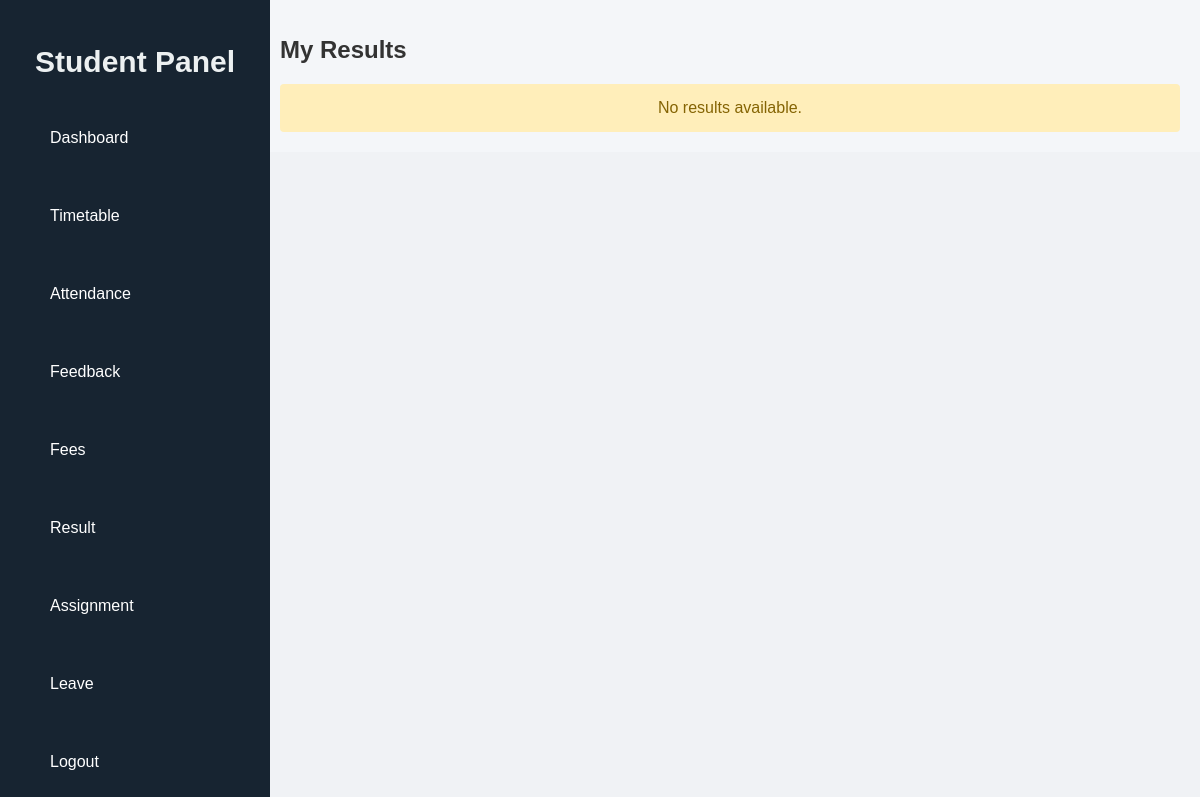
Before: /student/result/ (signed in) with the older database file.
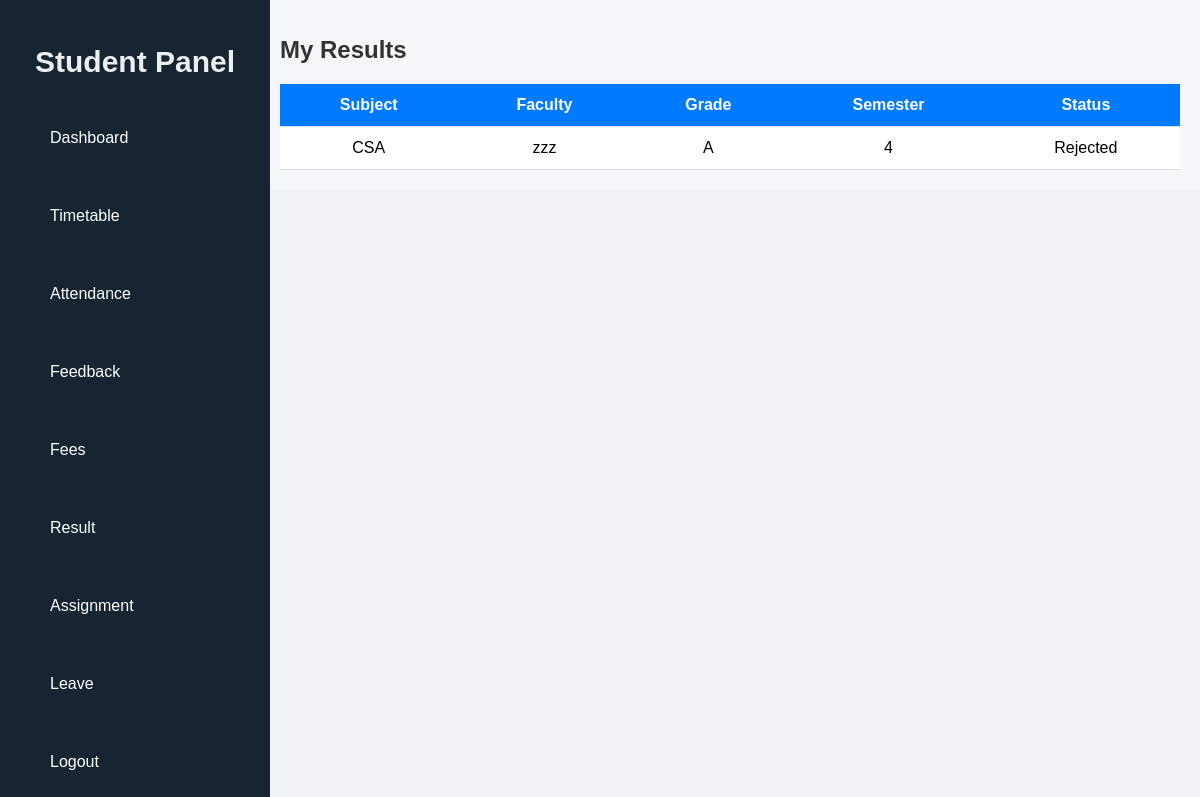
After: the same page with the newer database file.
### CMS/models.py (models this page shows, shortened)
class StudentResult(models.Model):
    STATUS_CHOICES = (
        ('Pending', 'Pending'),
        ('Reviewed', 'Reviewed'),
        ('Rejected', 'Rejected'),
    )
    student = models.ForeignKey(Student, on_delete=models.CASCADE)
    subject = models.ForeignKey(Subject, on_delete=models.CASCADE)
    faculty = models.ForeignKey(Faculty, on_delete=models.CASCADE)
    grade = models.CharField(max_length=2)  # A, B, C, etc.
    semester = models.IntegerField()
    reviewed_by_HOD = models.BooleanField(default=False)
    status = models.CharField(max_length=10, choices=STATUS_CHOICES, default='Pending')

class Subject(models.Model):
    name = models.CharField(max_length=100)
    department = models.ForeignKey(Department, on_delete=models.CASCADE)
    faculty = models.ForeignKey(Faculty, on_delete=models.SET_NULL, null=True)
    semester = models.IntegerField()

class Faculty(models.Model):
    GENDER_CHOICES = (
        ('Male', 'Male'),
        ('Female', 'Female'),
        ('Other', 'Other'),
    )
    user = models.OneToOneField(CustomUser, on_delete=models.CASCADE)
    department = models.ForeignKey(Department, on_delete=models.CASCADE)
    contact_number = models.CharField(max_length=15,unique=True)
    gender = models.CharField(max_length=10, choices=GENDER_CHOICES)
    address = models.TextField()
    DOJ = models.DateField()
    def __str__(self):
        return f"{self.user.username}"

class CustomUser(AbstractUser):
    USER_ROLES = (
        ('student', 'Student'),
        ('faculty', 'Faculty'),
        ('hod', 'HOD'),
    )
    user_type = models.CharField(max_length=10, choices=USER_ROLES, default='student')
    email = models.EmailField(unique=True)
    role = models.CharField(max_length=10, choices=USER_ROLES)

### CMS/views.py (the view)
# urls.py: path('student/result/', views.result, name='student_result'),
@login_required
def result(request):
    student = request.user.student
    results = StudentResult.objects.filter(student=student)
    return render(request, "student_result.html", {"results": results})

### CMS/templates/student_result.html (shortened to what this page needs)
{% load static %}
<!DOCTYPE html>
<html lang="en">
<head>
    <link rel="stylesheet" href="{% static 'css/student_result.css' %}">
    <link rel="stylesheet" href="{% static 'css/sidebar.css' %}">
</head>
<body>
<div class="manage-container">
    {% include 'student_sidebar.html' %}
    <div class="main-content">
        <h1>My Results</h1>
        {% if results %}
        <div class="table-responsive">
            <table>
                <thead>
                    <tr>
                        <th>Subject</th>
                        <th>Faculty</th>
                        <th>Grade</th>
                        <th>Semester</th>
                        <th>Status</th>
                    </tr>
                </thead>
                <tbody>
                    {% for result in results %}
                    <tr>
                        <td>{{ result.subject.name }}</td>
                        <td>{{ result.faculty   }}</td>
                        <td>{{ result.grade }}</td>
                        <td>{{ result.semester }}</td>
                        <td>{{ result.status }}</td>
                    </tr>
                    {% endfor %}
                </tbody>
            </table>
        </div>
        {% else %}
        <div class="alert">
            No results available.
        </div>
        {% endif %}
    </div>
</div>
</body>
</html>

Changed rows visible on the page:
added StudentResult: subject.name "CSA", faculty "zzz", grade "A", semester "4", status "Rejected"
Other visible differences:
text no longer shown: "No results available."
text now shown: "Subject Faculty Grade Semester Status"
